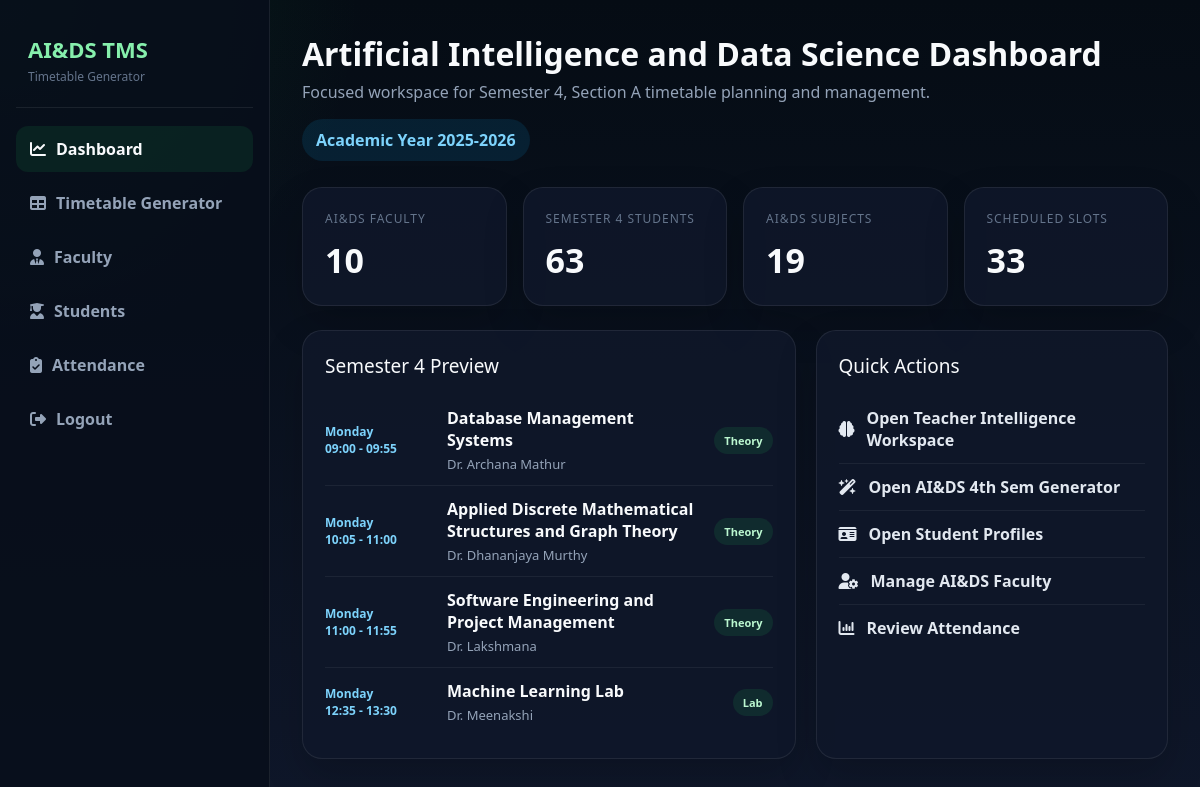
The page /dashboard (signed in) on the database its author committed.
### tables this page shows
CREATE TABLE Time_Slots (
                slot_id    INTEGER PRIMARY KEY AUTOINCREMENT,
                day_name   TEXT,
                start_time TEXT,
                end_time   TEXT,
                period_no  INTEGER
            );

CREATE TABLE Subjects (
                subject_id   INTEGER PRIMARY KEY AUTOINCREMENT,
                subject_name TEXT NOT NULL,
                subject_code TEXT UNIQUE,
                dept_id      INTEGER,
                credits      INTEGER,
                type         TEXT, attendance_threshold REAL DEFAULT 75, total_hours INTEGER, is_active INTEGER DEFAULT 1,
                FOREIGN KEY (dept_id) REFERENCES Department(dept_id)
            );

CREATE TABLE Teachers (
                teacher_id   INTEGER PRIMARY KEY AUTOINCREMENT,
                teacher_name TEXT NOT NULL,
                dept_id      INTEGER,
                email        TEXT,
                contact_no   TEXT, employee_code TEXT, specialization TEXT, is_active INTEGER DEFAULT 1, availability_status TEXT DEFAULT 'available',
                FOREIGN KEY (dept_id) REFERENCES Department(dept_id)
            );

### app.py (the view)
@app.route('/dashboard')
def dashboard():
    if 'user' not in session:
        return redirect(url_for('login'))
    if is_student_session():
        return redirect(url_for('student_portal', roll_no=session.get('user')))
    if is_teacher_session():
        return redirect(url_for('teacher_workspace'))
    conn = get_connection()
    cursor = conn.cursor()
    cursor.execute("SELECT COUNT(*) FROM Teachers WHERE dept_id=?", (DEFAULT_DEPT_ID,))
    teachers = cursor.fetchone()[0]
    cursor.execute(
        "SELECT COUNT(*) FROM Students WHERE dept_id=? AND semester=?",
        (DEFAULT_DEPT_ID, DEFAULT_SEMESTER)
    )
    students = cursor.fetchone()[0]
    cursor.execute("SELECT COUNT(*) FROM Subjects WHERE dept_id=?", (DEFAULT_DEPT_ID,))
    subjects = cursor.fetchone()[0]
    cursor.execute(
        "SELECT COUNT(*) FROM Timetable WHERE dept_id=? AND semester=? AND section=?",
        (DEFAULT_DEPT_ID, DEFAULT_SEMESTER, DEFAULT_SECTION)
    )
    classes = cursor.fetchone()[0]
    cursor.execute(
        '''
        SELECT ts.day_name, ts.start_time, ts.end_time, sub.subject_name, teach.teacher_name, sub.type
        FROM Timetable t
        JOIN Time_Slots ts ON t.slot_id = ts.slot_id
        JOIN Subjects sub ON t.subject_id = sub.subject_id
        JOIN Teachers teach ON t.teacher_id = teach.teacher_id
        WHERE t.dept_id=? AND t.semester=? AND t.section=?
        ORDER BY
            CASE ts.day_name
                WHEN 'Monday' THEN 1
                WHEN 'Tuesday' THEN 2
                WHEN 'Wednesday' THEN 3
                WHEN 'Thursday' THEN 4
                WHEN 'Friday' THEN 5
                WHEN 'Saturday' THEN 6
                ELSE 7
            END,
            ts.period_no
        LIMIT 4
        ''',
        (DEFAULT_DEPT_ID, DEFAULT_SEMESTER, DEFAULT_SECTION)
    )
    schedule_preview = cursor.fetchall()
    conn.close()
    return render_template('dashboard.html',
        teachers=teachers,
        students=students,
        subjects=subjects,
        classes=classes,
        schedule_preview=schedule_preview,
        department_name='Artificial Intelligence and Data Science',
        semester=DEFAULT_SEMESTER,
        section=DEFAULT_SECTION
    )

### app.py (called while the page is built)
def is_student_session():
    return session.get('role') == 'student' and session.get('student_id')

def is_teacher_session():
    return session.get('role') == 'teacher'

### database.py (called while the page is built)
def get_connection():
    conn = sqlite3.connect(DB_PATH)
    conn.row_factory = sqlite3.Row
    return conn

### templates/dashboard.html (shortened to what this page needs)
<!DOCTYPE html>
<html lang="en">
<head>
    <link href="https://cdnjs.cloudflare.com/ajax/libs/font-awesome/6.4.0/css/all.min.css" rel="stylesheet">
</head>
<body>
    <aside class="sidebar">
        <div class="brand">
            <h2>AI&DS TMS</h2>
            <p>Timetable Generator</p>
        </div>
        <a href="/dashboard" class="nav-link active"><i class="fas fa-chart-line"></i> Dashboard</a>
        <a href="/timetable" class="nav-link"><i class="fas fa-table"></i> Timetable Generator</a>
        <a href="/teachers" class="nav-link"><i class="fas fa-user-tie"></i> Faculty</a>
        <a href="/students" class="nav-link"><i class="fas fa-user-graduate"></i> Students</a>
        <a href="/attendance" class="nav-link"><i class="fas fa-clipboard-check"></i> Attendance</a>
        <a href="/logout" class="nav-link"><i class="fas fa-right-from-bracket"></i> Logout</a>
    </aside>
    <main class="main">
        <div class="hero">
            <div>
                <h1>{{ department_name }} Dashboard</h1>
                <p>Focused workspace for Semester {{ semester }}, Section {{ section }} timetable planning and management.</p>
            </div>
            <div class="hero-badge">Academic Year 2025-2026</div>
        </div>
        <div class="stats-grid">
            <div class="card">
                <div class="stat-label">AI&DS Faculty</div>
                <div class="stat-value">{{ teachers }}</div>
            </div>
            <div class="card">
                <div class="stat-label">Semester {{ semester }} Students</div>
                <div class="stat-value">{{ students }}</div>
            </div>
            <div class="card">
                <div class="stat-label">AI&DS Subjects</div>
                <div class="stat-value">{{ subjects }}</div>
            </div>
            <div class="card">
                <div class="stat-label">Scheduled Slots</div>
                <div class="stat-value">{{ classes }}</div>
            </div>
        </div>
        <div class="content-grid">
            <section class="card">
                <div class="panel-title">Semester {{ semester }} Preview</div>
                {% for item in schedule_preview %}
                <div class="schedule-item">
                    <div class="time">{{ item.day_name }}<br>{{ item.start_time }} - {{ item.end_time }}</div>
                    <div>
                        <strong>{{ item.subject_name }}</strong>
                        <div class="muted">{{ item.teacher_name }}</div>
                    </div>
                    <div class="pill">{{ item.type }}</div>
                </div>
                {% endfor %}
            </section>
            <section class="card">
                <div class="panel-title">Quick Actions</div>
                <a class="action-item" href="/teacher/workspace">
                    <i class="fas fa-brain"></i>
                    Open Teacher Intelligence Workspace
                </a>
                <a class="action-item" href="/timetable">
                    <i class="fas fa-wand-magic-sparkles"></i>
                    Open AI&DS 4th Sem Generator
                </a>
                <a class="action-item" href="/students">
                    <i class="fas fa-id-card"></i>
                    Open Student Profiles
                </a>
                <a class="action-item" href="/teachers">
                    <i class="fas fa-user-gear"></i>
                    Manage AI&DS Faculty
                </a>
                <a class="action-item" href="/attendance">
                    <i class="fas fa-chart-column"></i>
                    Review Attendance
                </a>
            </section>
        </div>
    </main>
</body>
</html>

### templates/dashboard.html (style rules this page uses)
* { margin: 0; padding: 0; box-sizing: border-box; }
body { font-family: "Segoe UI", sans-serif; min-height: 100vh; display: flex; background: radial-gradient(circle at top left, rgba(34, 197, 94, 0.12), transparent 25%), linear-gradient(180deg, #050c14, #0f172a); color: #f8fafc; }
.sidebar { width: 270px; min-height: 100vh; background: rgba(8, 15, 27, 0.9); border-right: 1px solid rgba(255, 255, 255, 0.08); padding: 24px 16px; position: fixed; top: 0; left: 0; }
.brand { padding: 10px 12px 22px; border-bottom: 1px solid rgba(255, 255, 255, 0.08); margin-bottom: 18px; }
.brand h2 { color: #86efac; font-size: 22px; }
.brand p { color: #64748b; font-size: 12px; margin-top: 4px; }
.nav-link { display: flex; align-items: center; gap: 10px; text-decoration: none; color: #94a3b8; padding: 12px 14px; border-radius: 12px; margin-bottom: 8px; font-weight: 600; }
.nav-link:hover, .nav-link.active { background: rgba(34, 197, 94, 0.1); color: #f8fafc; }
.main { margin-left: 270px; flex: 1; padding: 32px; }
.hero { display: flex; justify-content: space-between; align-items: flex-start; gap: 16px; flex-wrap: wrap; margin-bottom: 26px; }
.hero p { color: #94a3b8; margin-top: 6px; }
.hero-badge { display: inline-block; padding: 10px 14px; border-radius: 999px; background: rgba(14, 165, 233, 0.12); color: #7dd3fc; font-weight: 700; }
.stats-grid { display: grid; grid-template-columns: repeat(4, minmax(0, 1fr)); gap: 16px; margin-bottom: 24px; }
.card { background: rgba(15, 23, 42, 0.88); border: 1px solid rgba(255, 255, 255, 0.08); border-radius: 20px; padding: 22px; box-shadow: 0 18px 40px rgba(0, 0, 0, 0.18); }
.stat-label { color: #64748b; font-size: 12px; text-transform: uppercase; letter-spacing: 0.08em; }
.stat-value { margin-top: 10px; font-size: 34px; font-weight: 800; }
.content-grid { display: grid; grid-template-columns: 1.4fr 1fr; gap: 20px; }
.panel-title { font-size: 19px; margin-bottom: 16px; }
.schedule-item, .action-item { display: flex; align-items: center; gap: 12px; padding: 12px 0; border-bottom: 1px solid rgba(255, 255, 255, 0.06); }
.schedule-item:last-child, .action-item:last-child { border-bottom: none; }
.time { width: 110px; color: #7dd3fc; font-size: 12px; font-weight: 700; flex-shrink: 0; }
.muted { color: #94a3b8; font-size: 13px; margin-top: 4px; }
.pill { margin-left: auto; padding: 6px 10px; border-radius: 999px; background: rgba(34, 197, 94, 0.12); color: #bbf7d0; font-size: 11px; font-weight: 700; }
.action-item { text-decoration: none; color: #e2e8f0; font-weight: 600; }

### rows shown on the page
Time_Slots: day_name "Monday", start_time "09:00", end_time "09:55", subject_name "Database Management Systems", teacher_name "Dr. Archana Mathur", type "Theory"
Time_Slots: day_name "Monday", start_time "10:05", end_time "11:00", subject_name "Applied Discrete Mathematical Structures and Graph Theory", teacher_name "Dr. Dhananjaya Murthy", type "Theory"
Time_Slots: day_name "Monday", start_time "11:00", end_time "11:55", subject_name "Software Engineering and Project Management", teacher_name "Dr. Lakshmana", type "Theory"
Time_Slots: day_name "Monday", start_time "12:35", end_time "13:30", subject_name "Machine Learning Lab", teacher_name "Dr. Meenakshi", type "Lab"

### other values the page prints
{{ department_name }} "Artificial Intelligence and Data Science"
{{ semester }} "4"
{{ section }} "A"
{{ teachers }} "10"
{{ students }} "63"
{{ subjects }} "19"
{{ classes }} "33"
